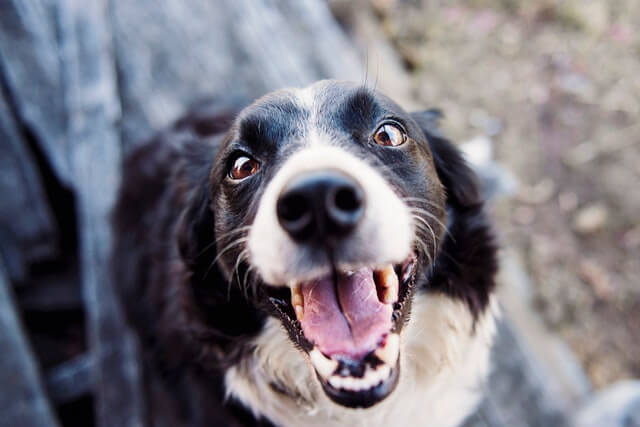
#> input picture Friday 08:30 - 10:30/E22CSEU1069_Adv_Cv_Labs/LAB 5/rgb_image.jpg, 640 x 427 px, given in place of lena.jpg, which was not available
$ jupyter execute --allow-errors CSET340_LAB8.ipynb
#> lines starting #> are read from the running program, lines starting #| are printed output that depends on the picture; after the words box and inside, x2 and y2 are one past the last pixel; in counts of white or black regions, pixels touching at a corner belong together; pictures that were not available may be replaced by others from this repository, and a replacement may not be noted
[cell 1]
import cv2
import matplotlib.pyplot as plt

img = cv2.imread('lena.jpg')
#> img is the input picture: shape (427, 640, 3); mean B, G, R 127.7, 119, 122.2
gray = cv2.cvtColor(img, cv2.COLOR_BGR2GRAY)
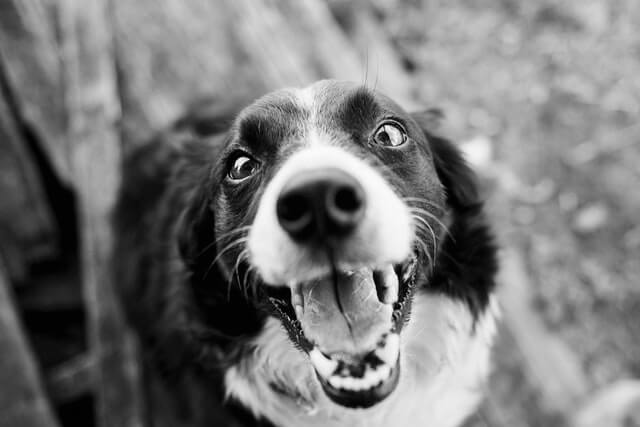
#> gray: shape (427, 640); min 0, max 254, mean 120.9

sift = cv2.SIFT_create()
keypoints, descriptors = sift.detectAndCompute(gray, None)
#> keypoints = 780 keypoints; strongest (x, y, size): (240, 162, 6.2), (321, 217, 45.8), (381, 290, 8.5), (399, 270, 7.6)

sift_img = cv2.drawKeypoints(img, keypoints, None)
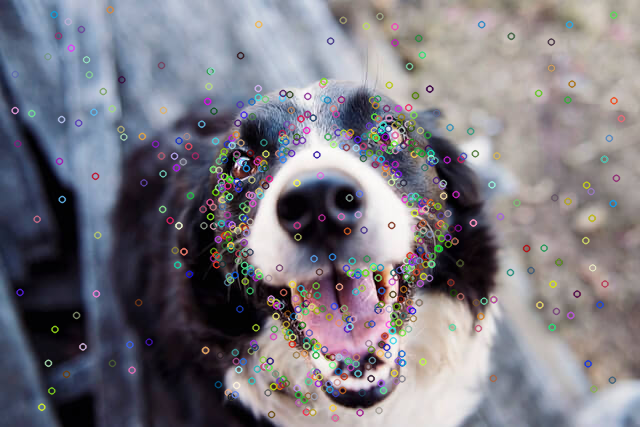
#> sift_img: shape (427, 640, 3); mean B, G, R 128.2, 120.1, 122.7
plt.imshow(cv2.cvtColor(sift_img, cv2.COLOR_BGR2RGB))
plt.title("SIFT Keypoints")
plt.axis("off")
plt.show()

[cell 2]
import cv2
import matplotlib.pyplot as plt

img = cv2.imread('lena.jpg')
gray = cv2.cvtColor(img, cv2.COLOR_BGR2GRAY)

orb = cv2.ORB_create()

kp1, des1 = orb.detectAndCompute(gray, None)
#> kp1 = 500 keypoints; strongest (x, y, size): (246, 160, 37.2), (245, 160, 44.6), (386, 126, 31), (243, 160, 64.3)


rows, cols = gray.shape
#> rows = 427; cols = 640
M = cv2.getRotationMatrix2D((cols / 2, rows / 2), 45, 1.0)
img2 = cv2.warpAffine(img, M, (cols, rows))
gray2 = cv2.cvtColor(img2, cv2.COLOR_BGR2GRAY)
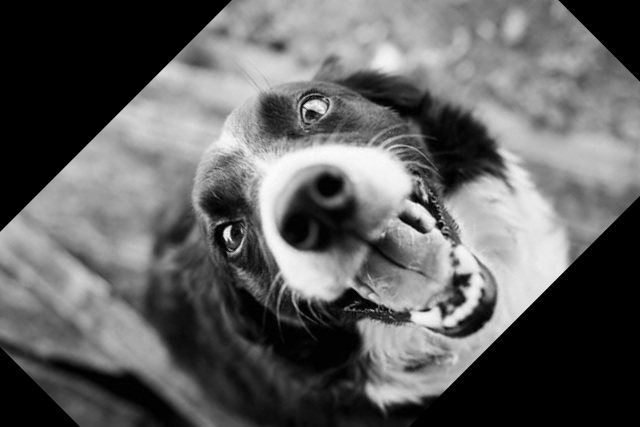
#> gray2: shape (427, 640); min 0, max 254, mean 97.1

kp2, des2 = orb.detectAndCompute(gray2, None)
#> kp2 = 500 keypoints; strongest (x, y, size): (228, 228, 53.6), (226, 234, 64.3), (226, 231, 77.1), (303, 107, 31)

bf = cv2.BFMatcher(cv2.NORM_HAMMING, crossCheck=True)
matches = bf.match(des1, des2)
#> matches = 340 matches

matches = sorted(matches, key=lambda x: x.distance)

matched_img = cv2.drawMatches(img, kp1, img2, kp2, matches[:20], None, flags=2)
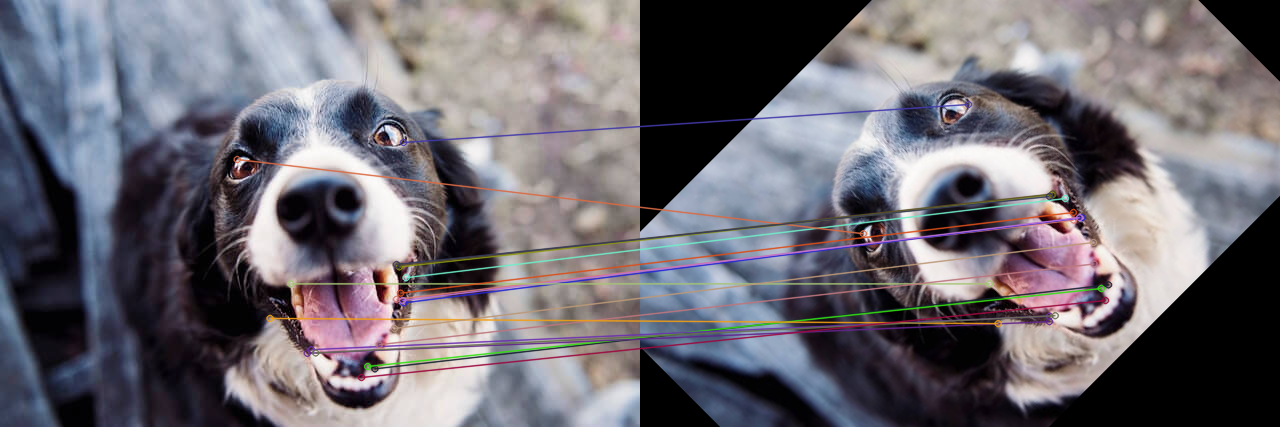
#> matched_img: shape (427, 1280, 3); mean B, G, R 114.5, 107, 110.6

plt.imshow(cv2.cvtColor(matched_img, cv2.COLOR_BGR2RGB))
plt.title("ORB Feature Matching (Transformed Image)")
plt.axis("off")
plt.show()

[cell 3]
import cv2
import numpy as np
import matplotlib.pyplot as plt

# FOR GOOGLE COLAB: Upload the image
from google.colab import files
uploaded = files.upload()  # Upload your 'inpainting.jpg' file here
#> the answer given: rgb_image.jpg

# Get the uploaded filename
filename = list(uploaded.keys())[0]

# Load the image
img = cv2.imread('single.jpg')
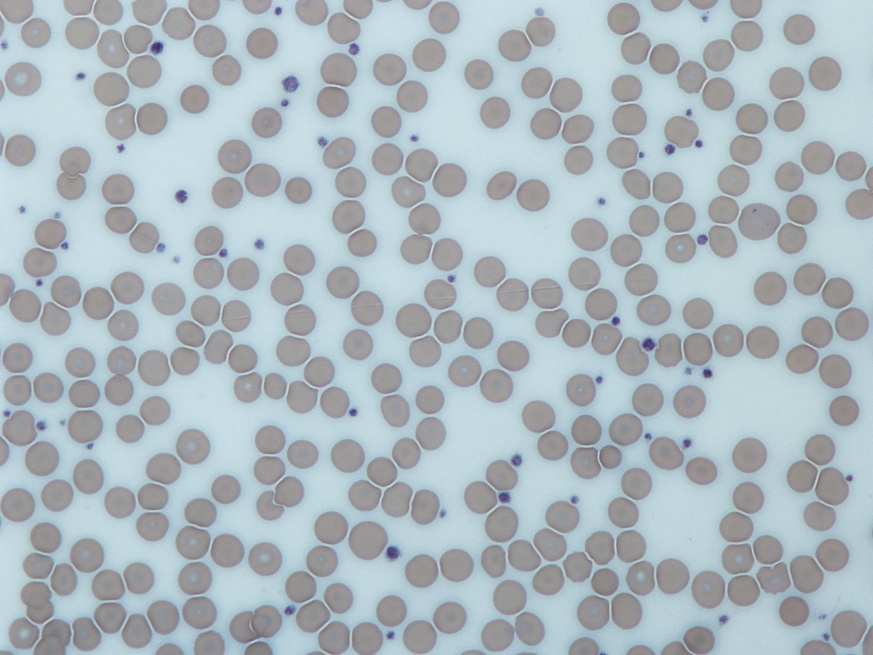
#> input picture Friday 08:30 - 10:30/E22CSEU1069_Adv_Cv_Labs/LAB 7/microscope_image.jpg, 873 x 655 px, given in place of single.jpg, which was not available
#> img is the input picture: shape (655, 873, 3); mean B, G, R 190.7, 184.4, 172.1
if img is None:
    raise FileNotFoundError(f"❌ Image not found or failed to load: {filename}")

# Convert to grayscale
gray = cv2.cvtColor(img, cv2.COLOR_BGR2GRAY)
#> gray: shape (655, 873)

# Step 1: Canny Edge Detection
edges = cv2.Canny(gray, 100, 200)
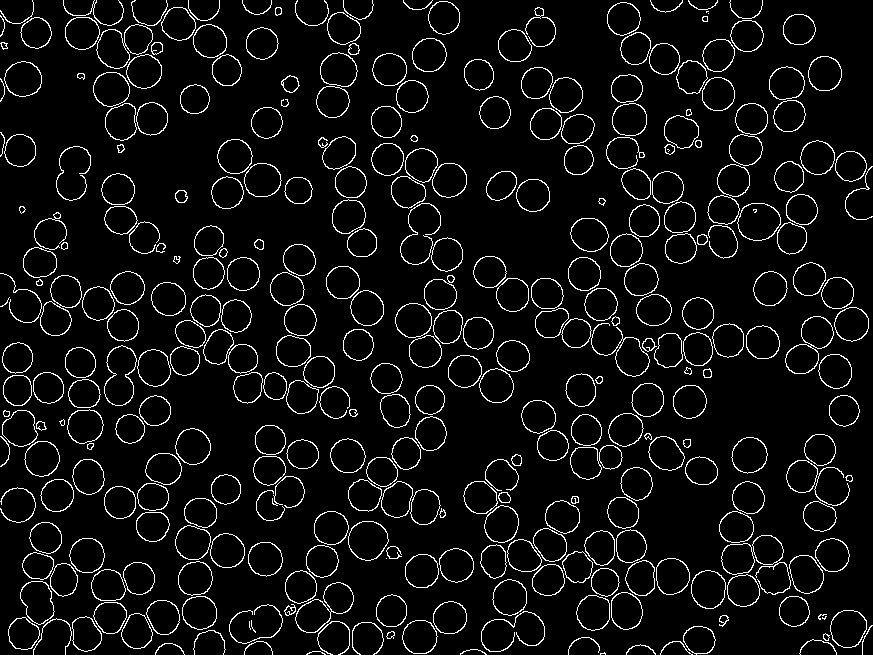
#> edges: shape (655, 873); 6% white in thin lines or dots

plt.figure(figsize=(10, 5))
plt.imshow(edges, cmap='gray')
plt.title("Canny Edges")
plt.axis('off')
plt.show()

# Step 2: Dilation to strengthen edges
kernel = np.ones((3, 3), np.uint8)
edges_dilated = cv2.dilate(edges, kernel, iterations=1)
#> edges_dilated: shape (655, 873); 18.7% white; 97 white regions, largest, box (x1, y1, x2, y2) and area: (462, 453, 851, 632) 10117, (7, 473, 246, 655) 7106, (605, 73, 873, 265) 6940

plt.figure(figsize=(10, 5))
plt.imshow(edges_dilated, cmap='gray')
plt.title("Dilated Edges")
plt.axis('off')
plt.show()

# Step 3: Gaussian Blur + Thresholding for smooth binary image
blurred = cv2.GaussianBlur(edges_dilated, (5, 5), 0)
_, binary = cv2.threshold(blurred, 50, 255, cv2.THRESH_BINARY)
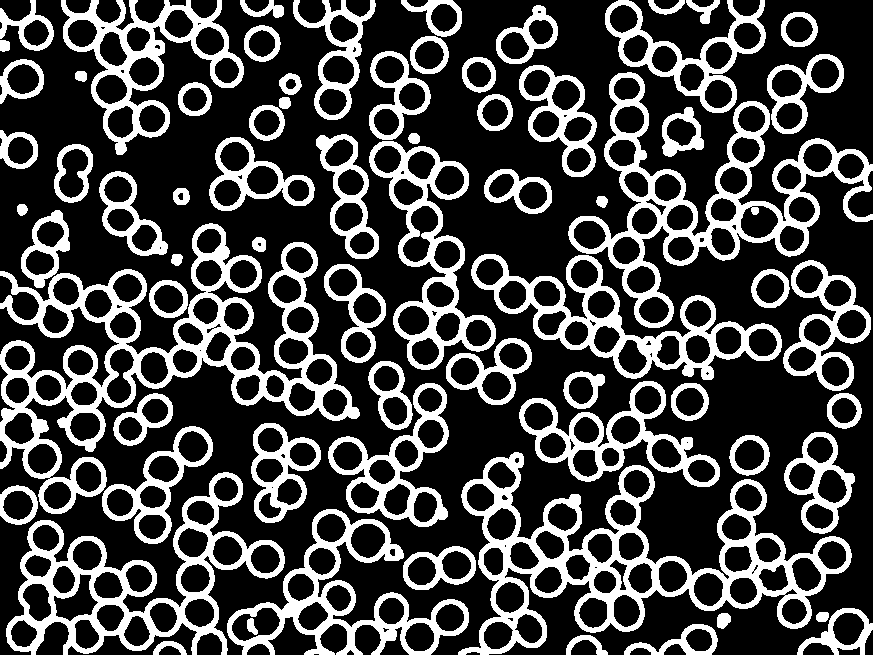
#> binary: shape (655, 873); 26.8% white; 70 white regions

plt.figure(figsize=(10, 5))
plt.imshow(binary, cmap='gray')
plt.title("Binary After Blurring")
plt.axis('off')
plt.show()

# Step 4: Find Contours
contours, _ = cv2.findContours(binary, cv2.RETR_EXTERNAL, cv2.CHAIN_APPROX_SIMPLE)
#> contours = 69 contours; largest, box (x1, y1, x2, y2) and area: (0, 223, 360, 514) 36962, (458, 452, 852, 655) 33168, (568, 72, 873, 328) 24432, (6, 472, 285, 655) 21611, (471, 254, 782, 380) 14818

# Create a marker image to draw the filled contours
markers = np.zeros_like(gray)
cv2.drawContours(markers, contours, -1, 255, thickness=cv2.FILLED)
#> markers: shape (655, 873); 52.3% white; 43 black regions (4 under 20 px), largest, box (x1, y1, x2, y2) and area: (0, 0, 873, 655) 253413, (0, 307, 119, 389) 3601, (629, 0, 736, 60) 3096

plt.figure(figsize=(10, 5))
plt.imshow(markers, cmap='jet')
plt.title("Contours as Markers")
plt.axis('off')
plt.show()

# Step 5: Watershed segmentation
_, markers_labels = cv2.connectedComponents(markers.astype(np.uint8))
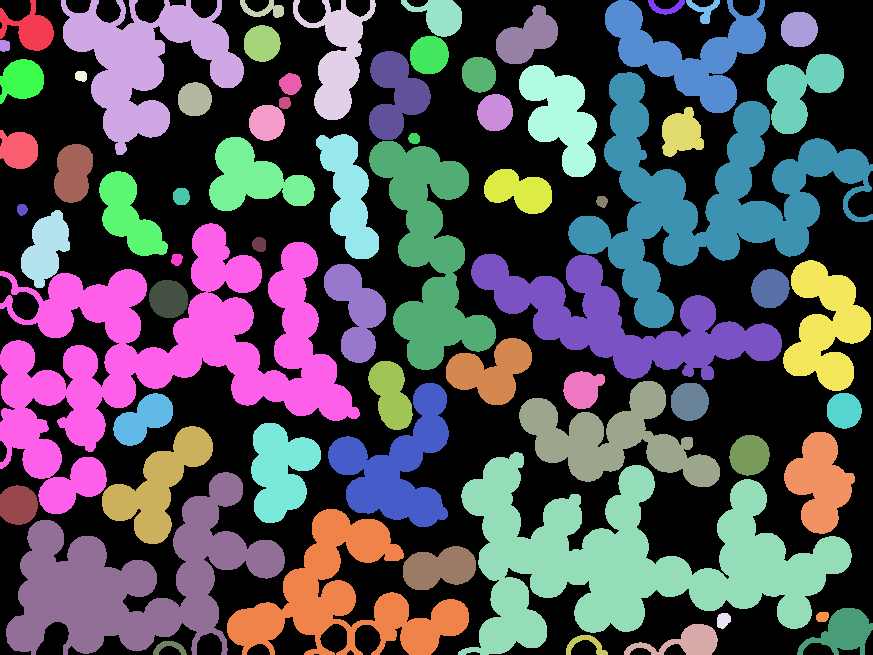
#> markers_labels: shape (655, 873) int32; 70 distinct labels, from 0 to 69; one colour per label, 0 black
img_ws = img.copy()
markers_ws = cv2.watershed(img_ws, markers_labels)
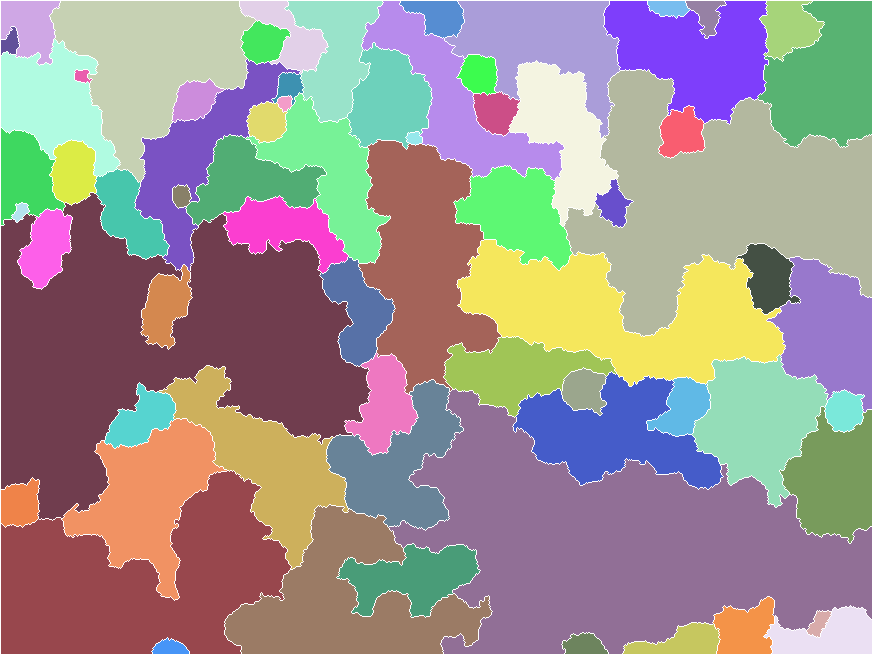
#> markers_ws: shape (655, 873) int32; 70 distinct labels, from -1 to 69; one colour per label, 0 black, -1 white

# Highlight watershed boundaries in green
img_ws[markers_ws == -1] = [0, 255, 0]
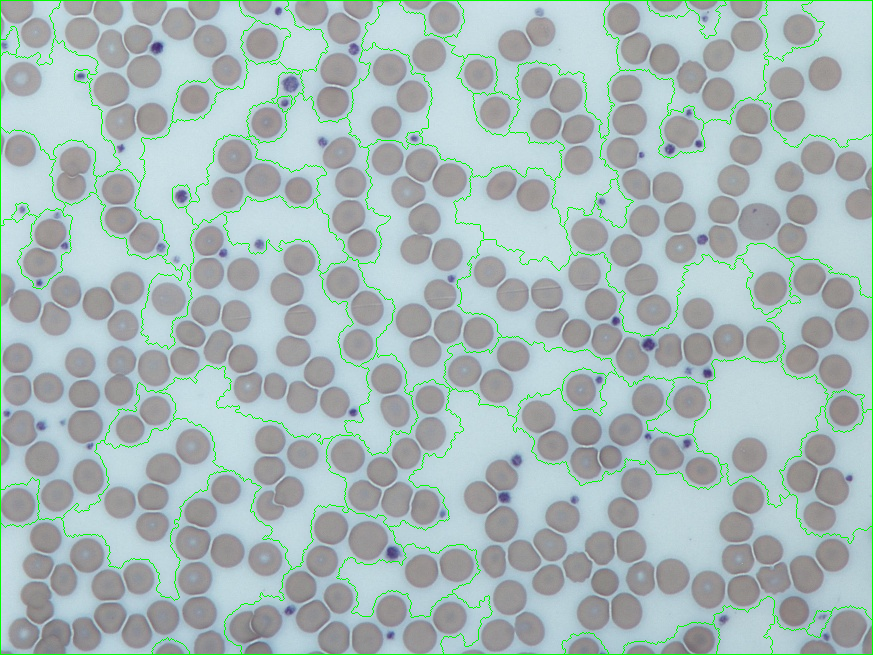
#> img_ws: shape (655, 873, 3); 2.74% of pixels changed, all inside (x1, y1, x2, y2) = (0, 0, 873, 655)

plt.figure(figsize=(12, 6))
plt.imshow(cv2.cvtColor(img_ws, cv2.COLOR_BGR2RGB))
plt.title("Canny-Based Watershed Contour Detection")
plt.axis('off')
plt.show()
